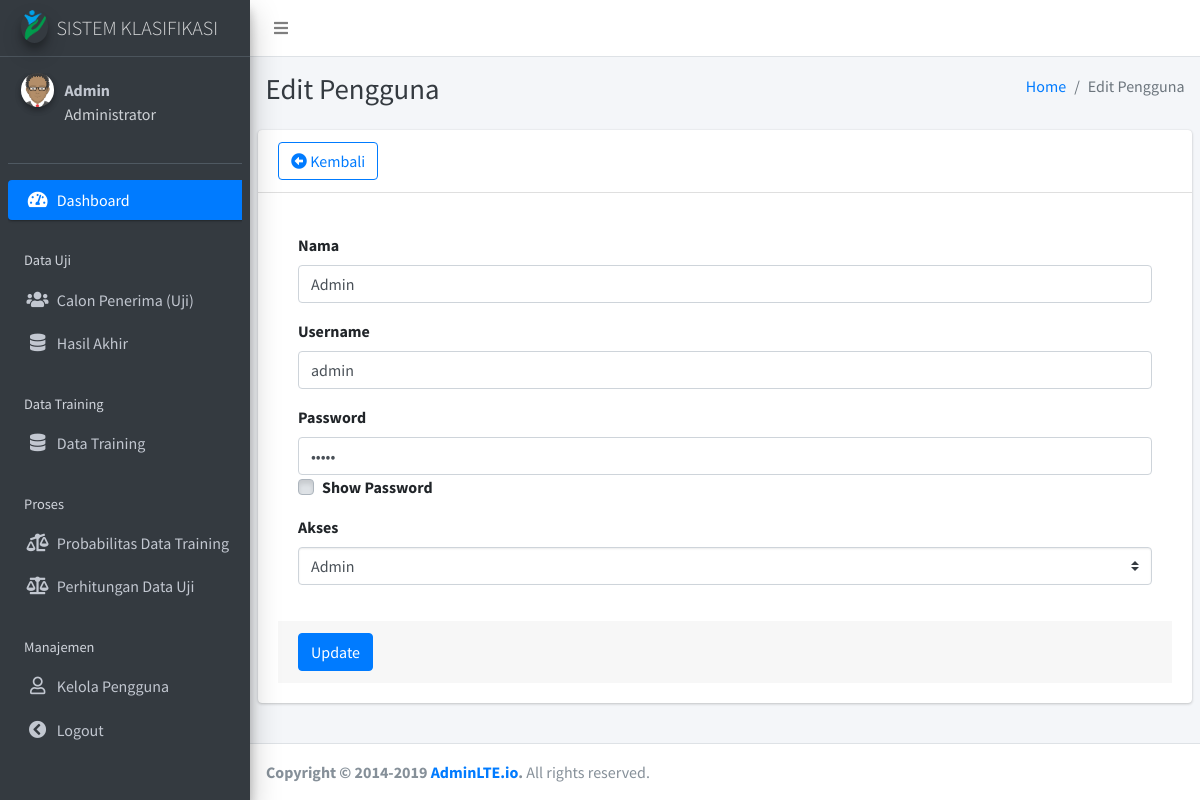
Page /editPengguna.php?id_user=3 (signed in) on the committed database.
### tables this page shows
CREATE TABLE `user` (
  `id_user` int(255) NOT NULL,
  `nama` varchar(255) NOT NULL,
  `username` varchar(255) NOT NULL,
  `password` varchar(255) NOT NULL,
  `akses` varchar(40) NOT NULL
);

### editPengguna.php (the view, shortened to what this page needs)
<!DOCTYPE html>
<html>
<head>
    <?php
    include'_partials/header.php';
  ?>
</head>
<body class="hold-transition sidebar-mini layout-fixed">
    <div class="wrapper">
        <?php
    include'_partials/navbar.php';
  ?>
        <?php
    include'_partials/sidebar.php';
  ?>
        <div class="content-wrapper">
            <div class="content-header">
                <div class="container-fluid">
                    <div class="row mb-2">
                        <div class="col-sm-6">
                            <h1 class="m-0 text-dark">Edit Pengguna </h1>
                        </div>
                        <div class="col-sm-6">
                            <ol class="breadcrumb float-sm-right">
                                <li class="breadcrumb-item"><a href="#">Home</a></li>
                                <li class="breadcrumb-item active">Edit Pengguna</li>
                            </ol>
                        </div>
                    </div>
                </div>
            </div>
            <section class="content">
                <div class="row">
                    <div class="col-12">
                        <div class="card">
                            <div class="card-header">
                                <h3 class="card-title"><button type="button" onclick="history.back();"
                                        class="btn btn-block btn-outline-primary"><i
                                            class="fas fa-arrow-alt-circle-left"></i></i> Kembali</button></h3>
                            </div>
                            <div class="card-body">
                                <form role="form" method="POST" action="updatePenggunna.php">
                                    <?php
                include "koneksi2.php";
                $id_user = $_GET['id_user'];
                $query_mysql = mysqli_query($host,"SELECT * FROM user WHERE id_user='$id_user'")or die(mysqli_error());
                while($data = mysqli_fetch_array($query_mysql)){
            ?>
                                    <div class="card-body">
                                        <div class="form-group">
                                            <label for="exampleInputEmail1">Nama </label>
                                            <input type="text" name="nama" class="form-control" id="exampleInputEmail1"
                                                value="<?php echo $data["nama"]; ?>">
                                        </div>
                                        <div class="form-group">
                                            <label for="exampleInputEmail1">Username </label>
                                            <input type="text" name="username" class="form-control"
                                                id="exampleInputEmail1" value="<?php echo $data["username"]; ?>">
                                        </div>
                                        <div class="form-group">
                                            <label for="exampleInputPassword1">Password</label>
                                            <input type="password" name="password" class="form-control" id="Password1"
                                                value="<?php echo $data["password"]; ?>">
                                            <div class="custom-control custom-checkbox">
                                                <label for="customCheckbox1" class="custom-control-label">Show
                                                    Password</label>
                                            </div>
                                        </div>
                                        <div class="form-group">
                                            <label>Akses </label>
                                            <select class="custom-select" name="akses">
                                                <option <?php if($data['akses'] == 'admin') {echo "selected";} ?>
                                                    value="admin">Admin</option>
                                            </select>
                                        </div>
                                    </div>
                                    <div class="card-footer">
                                        <button type="submit" name="update" class="btn btn-primary">Update</button>
                                    </div>
                                    <?php } ?>
                                </form>
                            </div>
                        </div>
                    </div>
                </div>
            </section>
        </div>
        <?php
    include'_partials/footer.php';
  ?>
    </div>
</body>
</html>

### rows in the picture
user: nama "Admin", username "admin", akses "Admin"

### other values in the picture
$_SESSION['nama'] "Admin"
